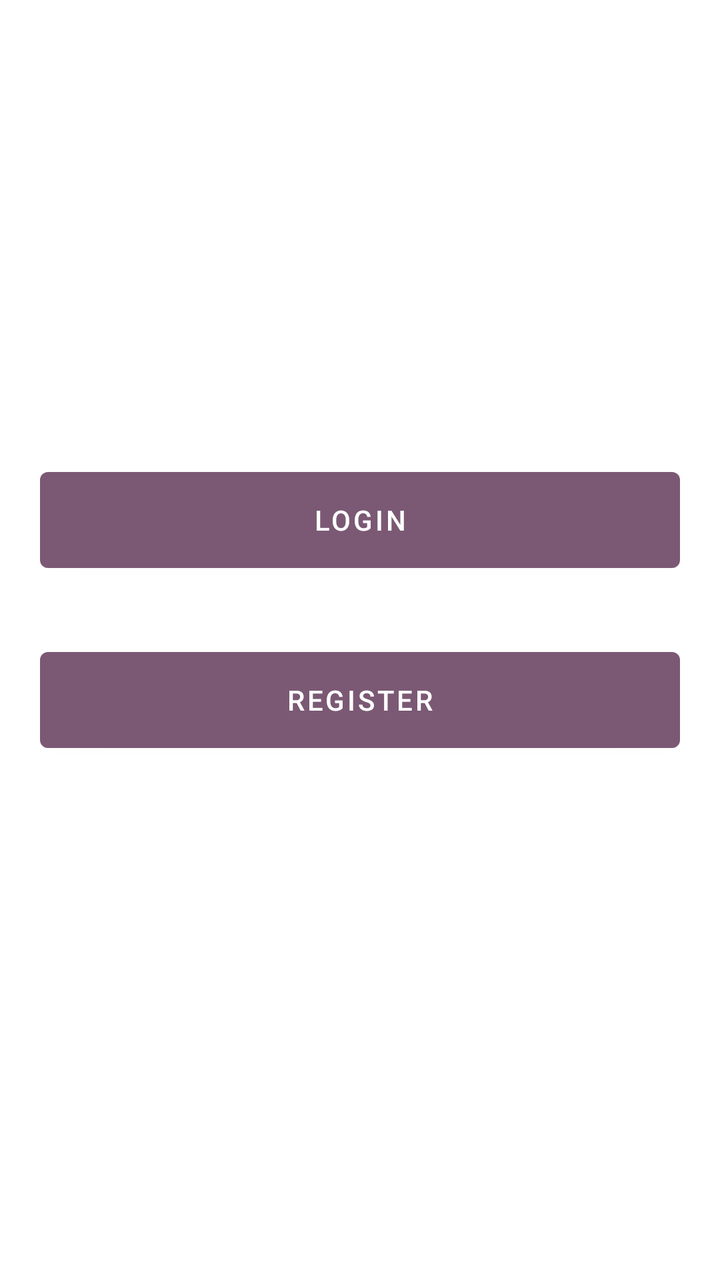
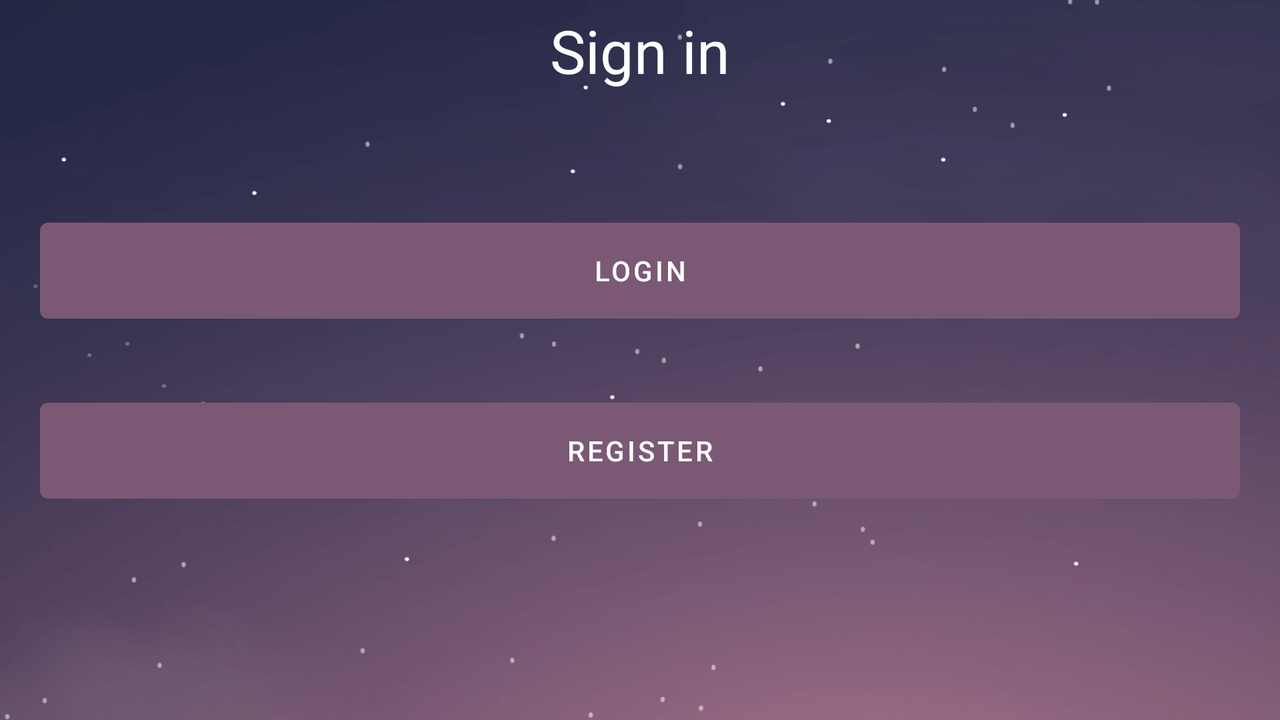

Two renders of one Android screen. The first uses the default layout on a phone; the second uses the alternative layout the repository ships for a different screen configuration, on a matching device. The two XML files are below.
<!-- AndroidManifest.xml: application theme AppTheme -->
<!-- res/layout/start_screen.xml -->
<?xml version="1.0" encoding="utf-8"?>
<androidx.constraintlayout.widget.ConstraintLayout
    xmlns:android="http://schemas.android.com/apk/res/android"
    xmlns:app="http://schemas.android.com/apk/res-auto"
    android:layout_width="match_parent"
    android:layout_height="match_parent"
    android:background="@drawable/wallpaper">


    <Button
        android:id="@+id/bStartLogin"
        android:layout_width="match_parent"
        android:layout_height="60dp"
        android:layout_marginHorizontal="20dp"
        android:layout_marginBottom="30dp"
        app:layout_constraintBottom_toTopOf="@+id/bStartRegister"
        app:layout_constraintEnd_toEndOf="parent"
        android:text="@string/login"
        app:layout_constraintStart_toStartOf="parent" />

    <Button
        android:id="@+id/bStartRegister"
        android:layout_width="match_parent"
        android:layout_height="60dp"
        android:layout_marginHorizontal="20dp"
        android:layout_marginBottom="260dp"
        android:text="@string/register"
        app:layout_constraintBottom_toBottomOf="parent"
        app:layout_constraintEnd_toEndOf="parent"
        app:layout_constraintStart_toStartOf="parent" />


</androidx.constraintlayout.widget.ConstraintLayout>
<!-- resources referenced by this layout -->
<resources>
  <string name="login">Login</string>
  <string name="register">register</string>
  <style name="AppTheme" parent="Theme.MaterialComponents.Light.NoActionBar">
          
          <item name="colorPrimary">@color/colorPrimary</item>
          <item name="colorPrimaryDark">@color/colorPrimaryDark</item>
          <item name="colorAccent">@color/colorAccent</item>
      </style>
  <color name="colorPrimary">#7b5974</color>
  <color name="colorPrimaryDark">#212641</color>
  <color name="colorAccent">#03DAC5</color>
</resources>
<!-- res/layout-land/start_screen.xml (the repository's variant of the layout above) -->
<!-- drawn on the phone turned sideways -->
<?xml version="1.0" encoding="utf-8"?>
<androidx.constraintlayout.widget.ConstraintLayout
    xmlns:android="http://schemas.android.com/apk/res/android"
    xmlns:app="http://schemas.android.com/apk/res-auto"
    android:layout_width="match_parent"
    android:layout_height="match_parent"
    android:background="@drawable/wallpaperland">


    <TextView
        android:layout_width="wrap_content"
        android:layout_height="wrap_content"
        android:layout_marginVertical="60dp"
        android:text="Sign in"
        android:textColor="#ffffff"
        android:id="@+id/tvWelcome"
        android:textSize="30sp"
        app:layout_constraintBottom_toTopOf="@+id/bStartLogin"
        app:layout_constraintEnd_toEndOf="parent"
        app:layout_constraintStart_toStartOf="parent"
        app:layout_constraintTop_toTopOf="parent" />

    <Button
        android:id="@+id/bStartLogin"
        android:layout_width="match_parent"
        android:layout_height="60dp"
        android:layout_marginHorizontal="20dp"

        android:layout_marginBottom="30dp"
        android:text="@string/login"
        app:layout_constraintBottom_toTopOf="@+id/bStartRegister"
        app:layout_constraintEnd_toEndOf="parent"
        app:layout_constraintStart_toStartOf="parent"
        app:layout_constraintTop_toBottomOf="@id/tvWelcome" />

    <Button
        android:id="@+id/bStartRegister"
        android:layout_width="match_parent"
        android:layout_height="60dp"
        android:layout_marginHorizontal="20dp"
        android:layout_marginBottom="160dp"
        android:text="@string/register"
        app:layout_constraintBottom_toBottomOf="parent"
        app:layout_constraintEnd_toEndOf="parent"
        app:layout_constraintStart_toStartOf="parent"
        app:layout_constraintTop_toBottomOf="@id/bStartLogin"/>


</androidx.constraintlayout.widget.ConstraintLayout>
<!-- resources referenced by the variant -->
<!-- as the phone turned sideways resolves them -->
<resources>
  <!-- drawable wallpaperland: png bitmap (drawable, 200636 bytes) -->
  <string name="login">Login</string>
  <string name="register">register</string>
  <style name="AppTheme" parent="Theme.MaterialComponents.Light.NoActionBar">
          
          <item name="colorPrimary">@color/colorPrimary</item>
          <item name="colorPrimaryDark">@color/colorPrimaryDark</item>
          <item name="colorAccent">@color/colorAccent</item>
      </style>
  <color name="colorPrimary">#7b5974</color>
  <color name="colorPrimaryDark">#212641</color>
  <color name="colorAccent">#03DAC5</color>
</resources>
